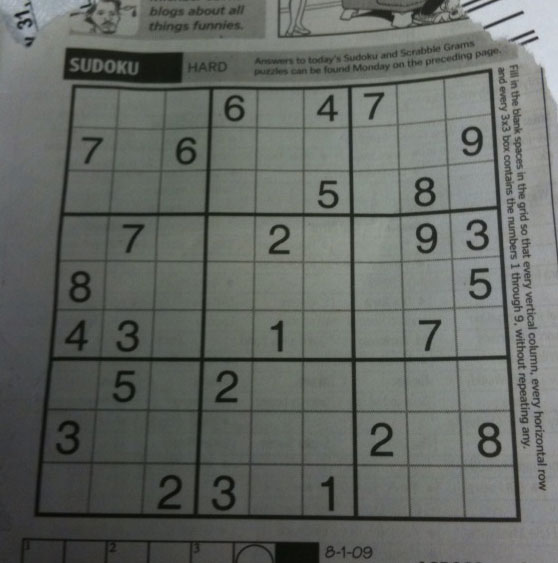
//> input picture OpenCV/cppTest/data/sudoku.jpg, 558 x 563 px
$ ./threshold   (built with g++ and OpenCV 4)
//> lines starting //> are read from the running program, lines starting //| are printed output that depends on the picture; after the words box and inside, x2 and y2 are one past the last pixel; in counts of white or black regions, pixels touching at a corner belong together
#include "opencv2/opencv.hpp"
#include <iostream>

using namespace cv;
using namespace std;

String folder = "/home/lmc/aiot/OpenCV/cppTest/data/";

int main()
{
    Mat src = imread(folder + "sudoku.jpg", IMREAD_GRAYSCALE);
//> src: 563 rows x 558 cols, CV_8UC1; min 7, max 218, mean 102.4
    Mat dst1, dst2, dst3;
    threshold(src, dst1, 0, 255, THRESH_OTSU);
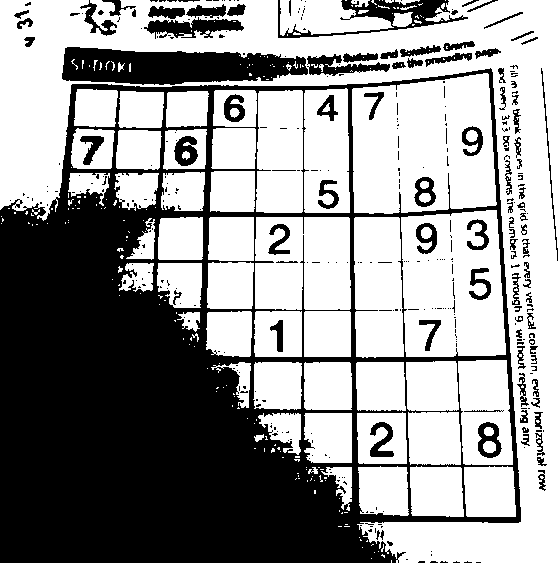
//> dst1: 563 rows x 558 cols, CV_8UC1; 59% white; 359 black regions (263 under 20 px), largest, box (x1, y1, x2, y2) and area: (0, 68, 521, 563) 105703, (62, 47, 308, 85) 6806, (278, 0, 468, 38) 2033
    threshold(src, dst2, 60, 255, THRESH_BINARY);
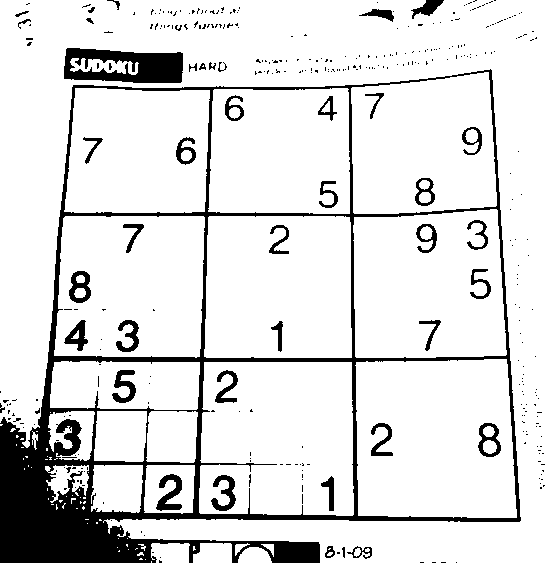
//> dst2: 563 rows x 558 cols, CV_8UC1; 87.4% white; 364 black regions (321 under 20 px), largest, box (x1, y1, x2, y2) and area: (0, 69, 521, 563) 28114, (64, 48, 183, 83) 2902, (156, 474, 182, 511) 489
    adaptiveThreshold(src, dst3, 255, ADAPTIVE_THRESH_GAUSSIAN_C, THRESH_BINARY, 31, 5);
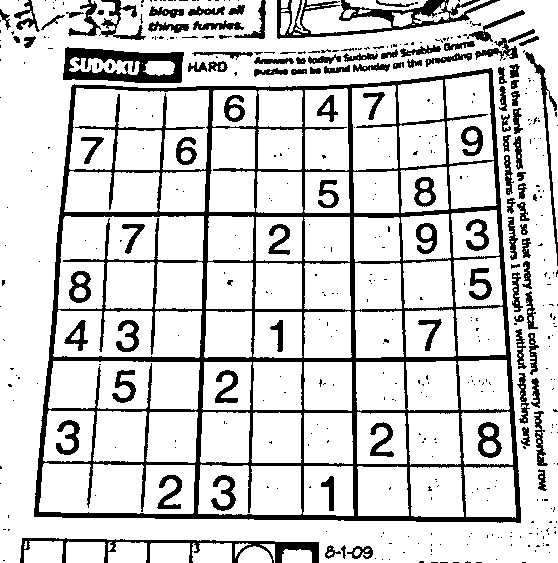
//> dst3: 563 rows x 558 cols, CV_8UC1; 81.8% white; 460 black regions (351 under 20 px), largest, box (x1, y1, x2, y2) and area: (34, 68, 521, 523) 29391, (63, 47, 184, 83) 2482, (277, 0, 500, 39) 2481

    Mat erodeMat, dilateMat;
    erode(dst3, erodeMat, Mat());
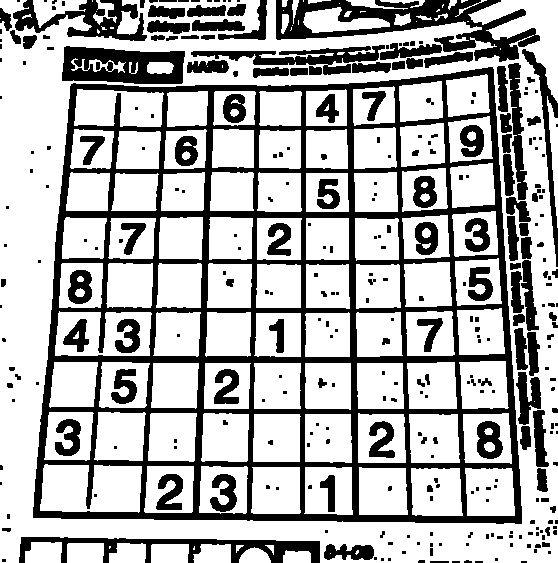
//> erodeMat: 563 rows x 558 cols, CV_8UC1; 69.7% white; 325 black regions (188 under 20 px), largest, box (x1, y1, x2, y2) and area: (33, 67, 522, 524) 46952, (276, 0, 540, 62) 6269, (62, 46, 185, 84) 3289
    dilate(dst3, dilateMat, Mat());
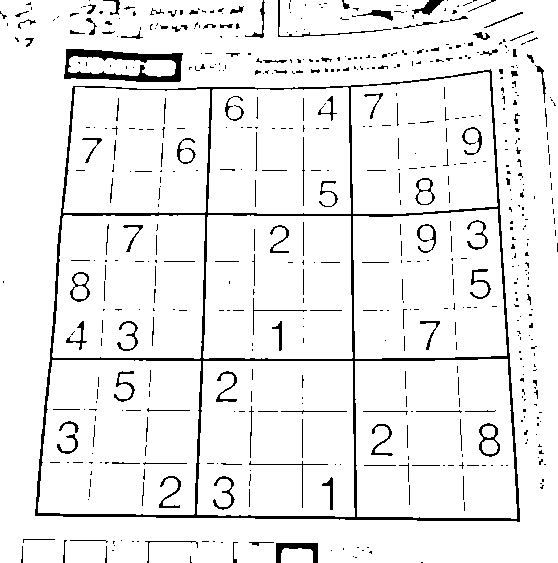
//> dilateMat: 563 rows x 558 cols, CV_8UC1; 93.2% white; 590 black regions (452 under 20 px), largest, box (x1, y1, x2, y2) and area: (35, 69, 520, 522) 8544, (64, 49, 183, 82) 1711, (276, 543, 318, 563) 391

    Mat openMat, closeMat;
    morphologyEx(dst3, openMat, MORPH_OPEN, Mat());
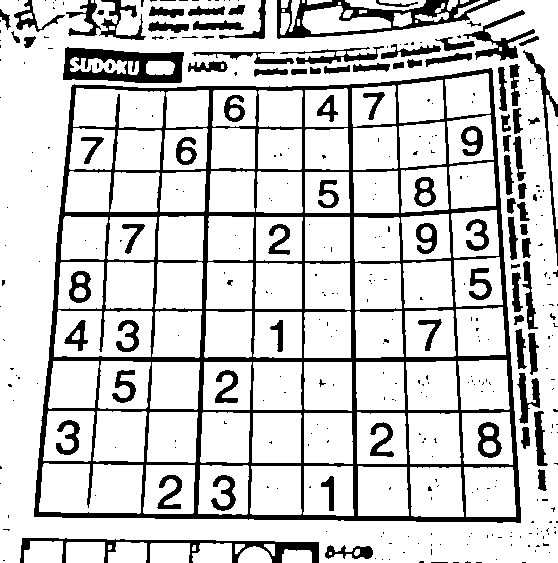
//> openMat: 563 rows x 558 cols, CV_8UC1; 81% white; 365 black regions (273 under 20 px), largest, box (x1, y1, x2, y2) and area: (34, 68, 521, 523) 29794, (277, 0, 500, 39) 2770, (63, 47, 184, 83) 2504
    morphologyEx(dst3, closeMat, MORPH_CLOSE, Mat());
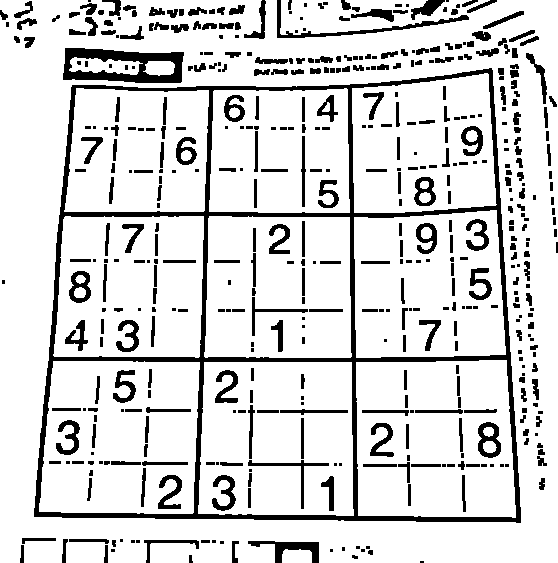
//> closeMat: 563 rows x 558 cols, CV_8UC1; 84.6% white; 487 black regions (153 under 20 px), largest, box (x1, y1, x2, y2) and area: (34, 68, 521, 523) 15846, (63, 48, 184, 83) 2345, (277, 0, 469, 38) 851

    imshow("src", src);
    // imshow("dst1", dst1);
    // imshow("dst2", dst2);
    imshow("dst3", dst3);
    imshow("erode", erodeMat);
    imshow("dilate", dilateMat);
    imshow("open", openMat);
    imshow("close", closeMat);

    waitKey();
    return 0;
}

$ run again, with OpenCV/cppTest/data/building.jpg copied over OpenCV/cppTest/data/sudoku.jpg
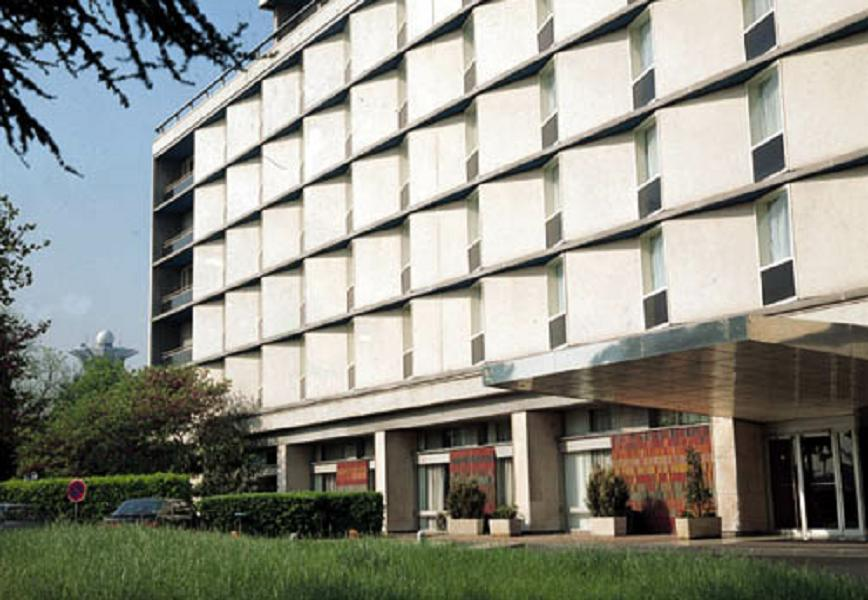
//> input picture OpenCV/cppTest/data/building.jpg, 868 x 600 px
//> `threshold(src, dst1, 0, 255, THRESH_OTSU);`:
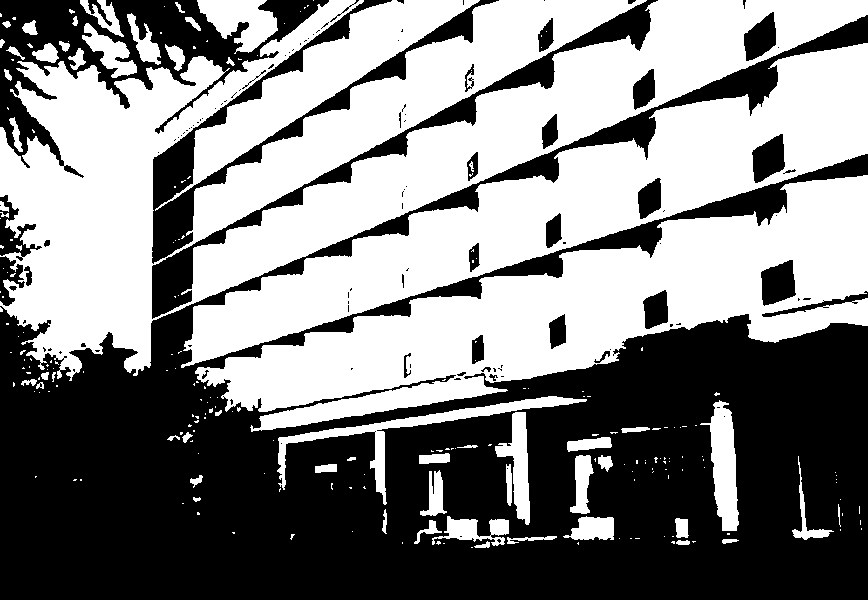
//> dst1: 600 rows x 868 cols, CV_8UC1; 51.4% white; 116 black regions (79 under 20 px), largest, box (x1, y1, x2, y2) and area: (0, 15, 868, 600) 207119, (0, 0, 329, 178) 16635, (152, 0, 499, 264) 10024
//> dst2: 600 rows x 868 cols, CV_8UC1; 78.6% white; 533 black regions (425 under 20 px), largest, box (x1, y1, x2, y2) and area: (0, 314, 559, 540) 32404, (733, 340, 868, 544) 19616, (0, 0, 120, 155) 5696
//> dst3: 600 rows x 868 cols, CV_8UC1; 70.2% white; 1512 black regions (1094 under 20 px), largest, box (x1, y1, x2, y2) and area: (77, 399, 729, 540) 25914, (0, 278, 682, 482) 12806, (0, 0, 330, 179) 12236
//> erodeMat: 600 rows x 868 cols, CV_8UC1; 53.1% white; 454 black regions (255 under 20 px), largest, box (x1, y1, x2, y2) and area: (0, 0, 868, 600) 196991, (0, 0, 331, 180) 18753, (629, 542, 868, 600) 5712
//> dilateMat: 600 rows x 868 cols, CV_8UC1; 85.1% white; 1325 black regions (1013 under 20 px), largest, box (x1, y1, x2, y2) and area: (388, 404, 675, 537) 5399, (303, 0, 657, 209) 2915, (481, 17, 868, 183) 2772
//> openMat: 600 rows x 868 cols, CV_8UC1; 67.8% white; 772 black regions (593 under 20 px), largest, box (x1, y1, x2, y2) and area: (0, 16, 868, 598) 93564, (152, 0, 660, 318) 22797, (0, 0, 330, 179) 13431
//> `morphologyEx(dst3, closeMat, MORPH_CLOSE, Mat());`:
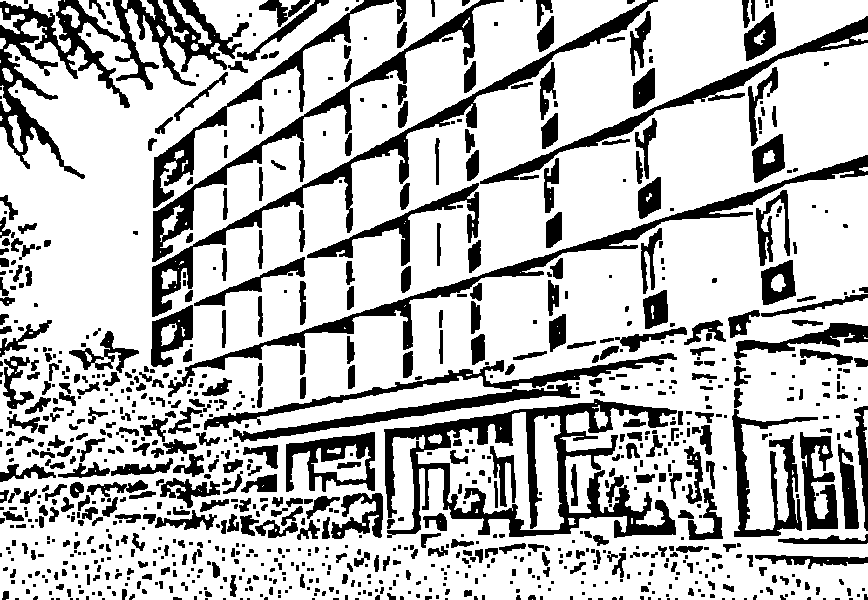
//> closeMat: 600 rows x 868 cols, CV_8UC1; 74.1% white; 999 black regions (501 under 20 px), largest, box (x1, y1, x2, y2) and area: (384, 399, 677, 538) 12026, (152, 0, 658, 317) 7097, (168, 155, 868, 397) 7014
